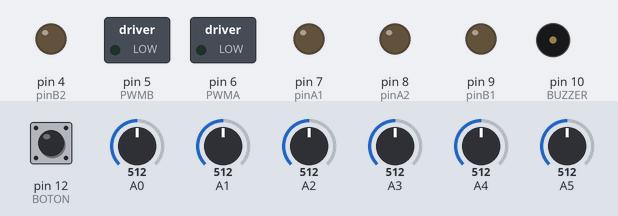
A sketch run on a simulated Arduino Uno, built with avr-gcc and run on an emulated ATmega328P. Shown: switched loads named in the sketch (green lamp = pin HIGH), output pins drawn as LEDs (lit = HIGH), buzzer (waves = sounding). The test bench sets the inputs (shaded band); at power-on: pin 12 (BOTON) LOW, A0 = 512, A1 = 512, A2 = 512, A4 = 512, A5 = 512, A3 = 512.

Above: at 8.3 s.
8.4 s: pin 12 (BOTON) pulled HIGH for 0.2 s
At 8.7 s:
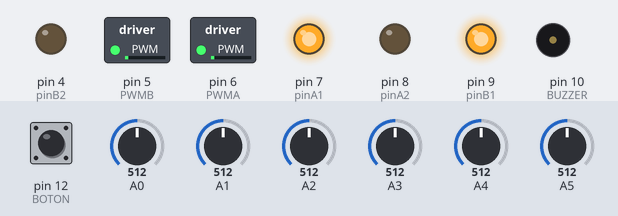
10.1 s: A0 set to 716
At 11.3 s:
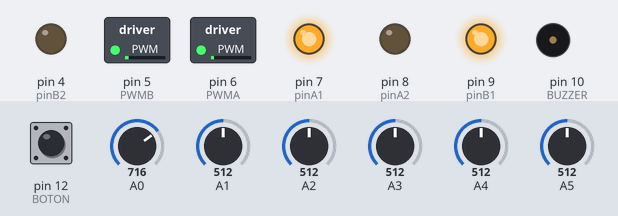
11.6 s: A1 set to 716
At 12.4 s:
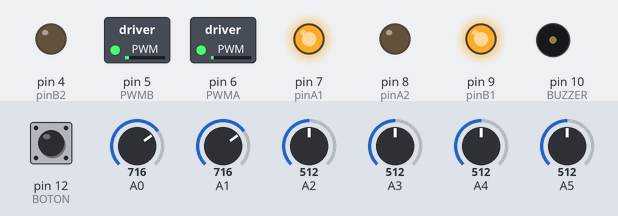
13.1 s: A2 set to 716
At 13.7 s:
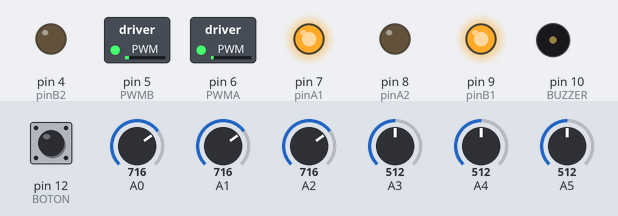
14.6 s: A4 set to 716
At 14.9 s:
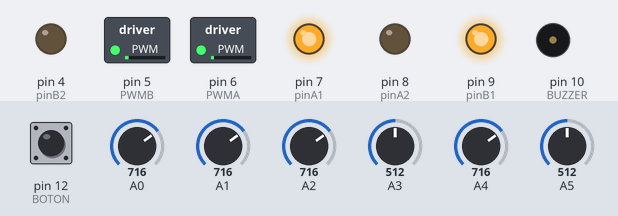
16.1 s: A5 set to 716
At 17.1 s:
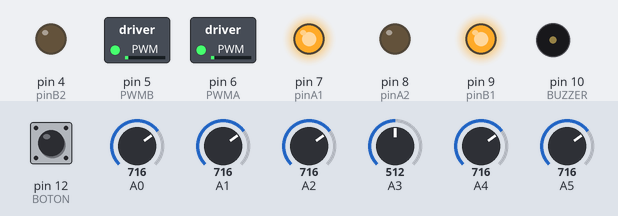
Timing chart, 0 to 18.6 s (numbered marks = the images above; inputs shaded):
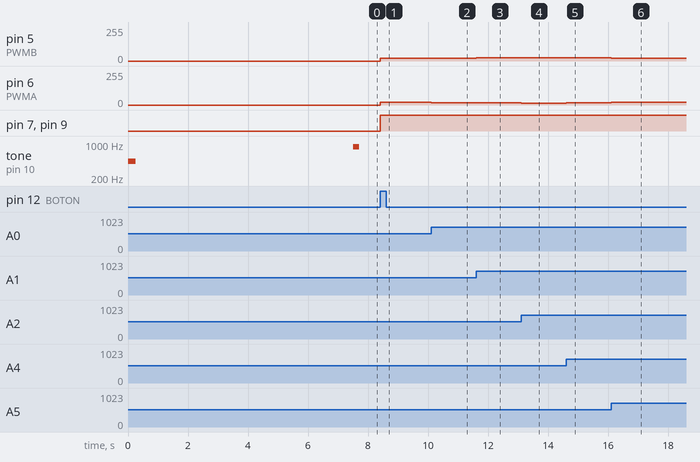

Measured:
- after the input at 8.4 s, pin 5 (PWMB), pin 6 (PWMA): 0/255 → 20/255 at once; pin 7 (pinA1), pin 9 (pinB1): LOW → HIGH at once
- after the input at 10.1 s, pin 5 (PWMB): 20/255 → 22/255 at once; pin 6 (PWMA): 20/255 → 18/255 at once
- after the input at 11.6 s, pin 5 (PWMB): 22/255 → 24/255 at once; pin 6 (PWMA): 18/255 → 16/255 at once
- after the input at 13.1 s, pin 5 (PWMB): 24/255 → 25/255 at once; pin 6 (PWMA): 16/255 → 15/255 at once
- after the input at 14.6 s, pin 5 (PWMB): 25/255 → 23/255 at once; pin 6 (PWMA): 15/255 → 17/255 at once
- after the input at 16.1 s, pin 5 (PWMB): 23/255 → 20/255 at once; pin 6 (PWMA): 17/255 → 20/255 at once

The sketch:

SeguidorLinea_PID_S4.ino
```cpp
#include "variables.h"
#include <QTRSensors.h>
#define NUM_SENSORS 6             // Número sensores usados
#define NUM_SAMPLES_PER_SENSOR 4  // Muestras por sensor (DEJAR EN 4)
#define EMITTER_PIN 11            // Pin del emisor

// Se crea la variable que representa al sensor
QTRSensorsAnalog qtra((unsigned char[]){ 5, 4, 3, 2, 1, 0 }, NUM_SENSORS, NUM_SAMPLES_PER_SENSOR, EMITTER_PIN);

unsigned int sensorValues[NUM_SENSORS];  // Lista para guardar las lecturas

int ref = 0;
int Tp = 20;
float Kp = 0.14;
float Ki = 0;
float Kd = 0.1;

int integral = 0, ultimoError = 0, derivada = 0;

void setup() {
  // Inicializar los pines del motor
  motorSetup();

  // Indicadores de INICIO de calibracion
  tone(BUZZER, 440, 250);

  // Se calibra el sensor
  calibrar();

  // Indicadores de TERMINO de calibracion
  tone(BUZZER, 880, 200);

  // Espera a que se apriete el botón para continuar
  botonInicio();
}

void loop() {
  // Leemos la posicion, con valores entre -255 y 255
  int posicion = leerPosicion();

  int error = posicion - ref;

  integral = integral + error;

  derivada = error - ultimoError;

  int giro = (Kp * error) + (Ki * integral) + (Kd * derivada);

  int velIzq = Tp + giro;
  int velDer = Tp - giro;

  motores(velIzq, velDer);

  ultimoError = error;
}
```

motores.ino
```cpp
void motorSetup() {
  pinMode(pinA1, OUTPUT);
  pinMode(pinA2, OUTPUT);
  pinMode(PWMA, OUTPUT);
  pinMode(pinB1, OUTPUT);
  pinMode(pinB2, OUTPUT);
  pinMode(PWMB, OUTPUT);
}

void motores(int velIzq, int velDer) {
  // MOTOR 1
  if (velIzq > 0) {
    digitalWrite(pinA1, HIGH);
    digitalWrite(pinA2, LOW);
  } else if (velIzq < 0) {
    digitalWrite(pinA1, LOW);
    digitalWrite(pinA2, HIGH);
    velIzq = -velIzq;
  } else if (velIzq == 0){
    digitalWrite(pinA1, LOW);
    digitalWrite(pinA2, LOW);
  }
  analogWrite(PWMA, constrain(velIzq,0,255));

  // MOTOR 2
  if (velDer > 0) {
    digitalWrite(pinB1, HIGH);
    digitalWrite(pinB2, LOW);
  } else if (velDer < 0) {
    digitalWrite(pinB1, LOW);
    digitalWrite(pinB2, HIGH);
    velDer = -velDer;
  } else if (velDer == 0){
    digitalWrite(pinB1, LOW);
    digitalWrite(pinB2, LOW);
  }
  analogWrite(PWMB, constrain(velDer,0,255));
}
```

seguidorLinea.ino
```cpp
void calibrar(){
  for (int i = 0; i < 300; i++) {
    qtra.calibrate();
  }
}

void botonInicio(){
  while (true) {
    if (digitalRead(BOTON) == 1) {
      break;
    }
  }
}

int leerPosicion(){
  // Actualizar los valores del sensor QTR-8A
  qtra.read(sensorValues);

  // Línea blanca sobre fondo negro
  int pos = qtra.readLine(sensorValues, true, true);
  // Línea negra sobre fondo blanco
  //int posicion = qtra.readLine(sensorValues, true, false);

  // Transformar la lectura de estar entre 0 y 5000 a -255 y 255
  pos = map(pos, 0, 5000, -255, 255);
  return pos;
}
```

variables.h
```cpp
// Pines Motor
#define pinA1 7//IZQUERDA
#define pinA2 8
#define PWMA 6

#define pinB1 9//DERECHA
#define pinB2 4
#define PWMB 5

#define BOTON 12
#define BUZZER 10
```
